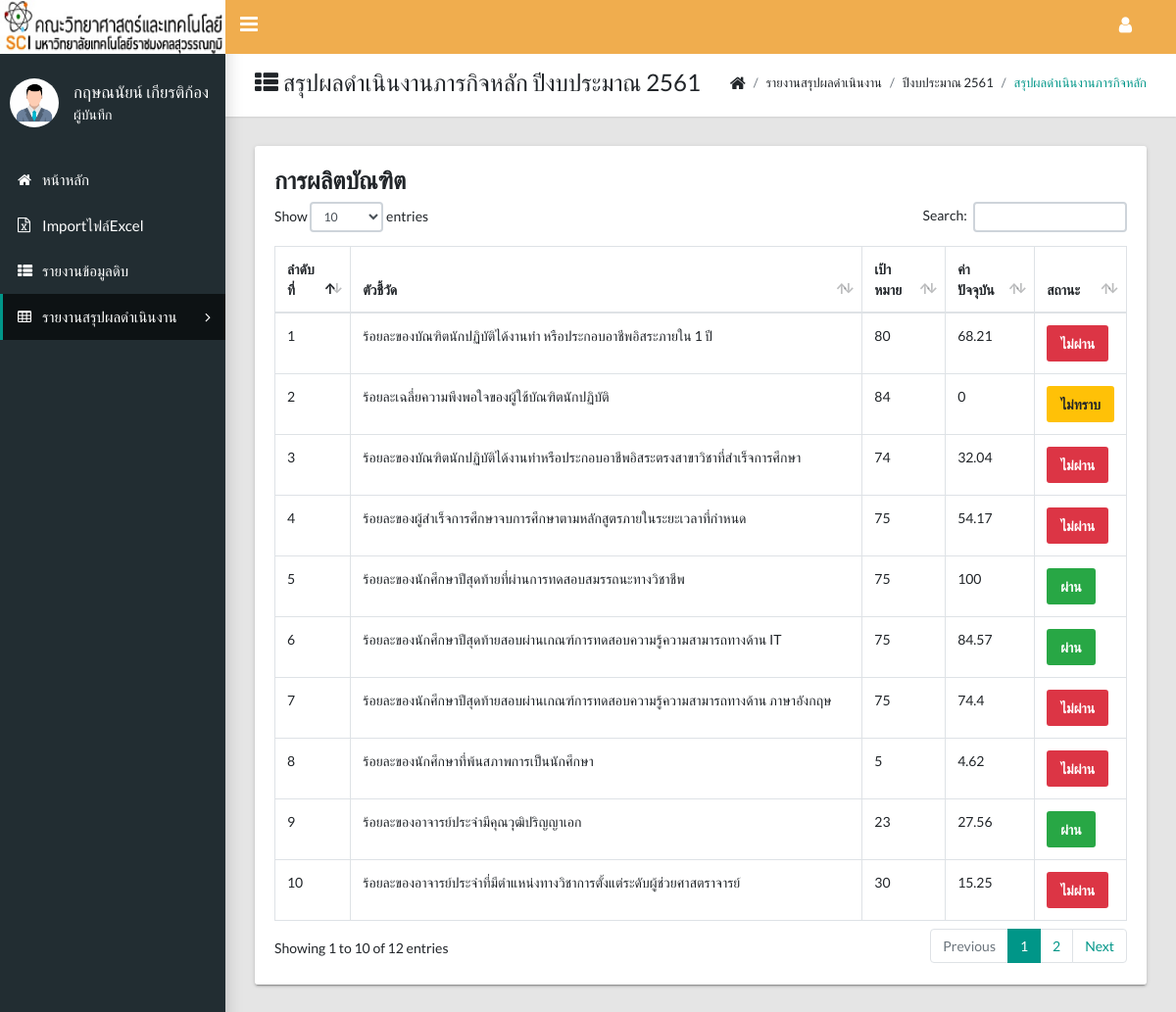
/report2561/sammary_report1_title1.php (signed in), run on the app's committed database.
### tables this page shows
CREATE TABLE `operation1` (
  `oid` int(10) NOT NULL,
  `oname` varchar(255) NOT NULL,
  `goal` float NOT NULL,
  `present` float NOT NULL,
  `past` float NOT NULL
);

### report2561/sql_report1.php (called while the page is built, shortened)
<?php
$sql_report1_title1_no1 = "SELECT oid, oname, goal, present from operation1 where oid = 1 ;";
$result_report1_title1_no1 = $conn->query($sql_report1_title1_no1);
$report1_title1_no1 = mysqli_fetch_array($result_report1_title1_no1);
$sql_report1_title1_no2 = "SELECT oid, oname, goal, present from operation1 where oid = 2 ;";
$result_report1_title1_no2 = $conn->query($sql_report1_title1_no2);
$report1_title1_no2 = mysqli_fetch_array($result_report1_title1_no2);
$sql_report1_title1_no3 = "SELECT oid, oname, goal, present from operation1 where oid = 3 ;";
$result_report1_title1_no3 = $conn->query($sql_report1_title1_no3);
$report1_title1_no3 = mysqli_fetch_array($result_report1_title1_no3);
$sql_report1_title1_no4 = "SELECT oid, oname, goal, present from operation1 where oid = 4 ;";
$result_report1_title1_no4 = $conn->query($sql_report1_title1_no4);
$report1_title1_no4 = mysqli_fetch_array($result_report1_title1_no4);
$sql_report1_title1_no5 = "SELECT oid, oname, goal, present from operation1 where oid = 5 ;";
$result_report1_title1_no5 = $conn->query($sql_report1_title1_no5);
$report1_title1_no5 = mysqli_fetch_array($result_report1_title1_no5);
$sql_report1_title1_no5_2 = "SELECT sum(cast(col13 as int)) as total, sum(cast(col15 as int)) as pass from `2561data_test_capacity` where col1 != 0;";
$result_report1_title1_no5_2 = $conn->query($sql_report1_title1_no5_2);
$report1_title1_no5_2 = mysqli_fetch_array($result_report1_title1_no5_2);
$report1_title1_no5_2 = ($report1_title1_no5_2['pass'] * 100) / $report1_title1_no5_2['total'];
$sql_report1_title1_no6 = "SELECT oid, oname, goal, present from operation1 where oid = 6 ;";
$result_report1_title1_no6 = $conn->query($sql_report1_title1_no6);
$report1_title1_no6 = mysqli_fetch_array($result_report1_title1_no6);
$sql_report1_title1_no7 = "SELECT oid, oname, goal, present from operation1 where oid = 7 ;";
$result_report1_title1_no7 = $conn->query($sql_report1_title1_no7);
$report1_title1_no7 = mysqli_fetch_array($result_report1_title1_no7);
$sql_report1_title1_no8 = "SELECT oid, oname, goal, present from operation1 where oid = 8 ;";
$result_report1_title1_no8 = $conn->query($sql_report1_title1_no8);
$report1_title1_no8 = mysqli_fetch_array($result_report1_title1_no8);
$sql_report1_title1_no9 = "SELECT oid, oname, goal, present from operation1 where oid = 9 ;";
$result_report1_title1_no9 = $conn->query($sql_report1_title1_no9);
$report1_title1_no9 = mysqli_fetch_array($result_report1_title1_no9);
$sql_report1_title1_no10 = "SELECT oid, oname, goal, present from operation1 where oid = 10 ;";
$result_report1_title1_no10 = $conn->query($sql_report1_title1_no10);
$report1_title1_no10 = mysqli_fetch_array($result_report1_title1_no10);

### report2561/sammary_report1_title1.php (the view, shortened to what this page needs)
<!DOCTYPE html>
<html lang="en">
<head>
  <link rel="stylesheet" type="text/css" href="../css/main.css">
  <link rel="stylesheet" type="text/css" href="https://maxcdn.bootstrapcdn.com/font-awesome/4.7.0/css/font-awesome.min.css">
</head>
<body class="app sidebar-mini rtl">
  <header class="app-header"><a href="../index.php"><img src="../img/p3.png" height="55" width="230"></a>
    <a class="app-sidebar__toggle" href="#" data-toggle="sidebar" aria-label="Hide Sidebar"></a>
    <ul class="app-nav">
      <?php if (isset($_SESSION['id'])) { ?>
        <li class="dropdown"><a class="app-nav__item" href="#" data-toggle="dropdown" aria-label="Open Profile Menu"><i class="fa fa-user fa-lg"></i></a>
        </li>
      <?php } else { ?>
      <?php } ?>
    </ul>
  </header>
  <aside class="app-sidebar">
    <?php if (isset($_SESSION['id'])) { ?>
      <div class="app-sidebar__user"><img class="app-sidebar__user-avatar" src="../img/p21.jpg " height="50" width="50" alt="User Image">
        <div>
          <p class="app-sidebar__user-name"><?php echo $_SESSION['name'] ?></p>
          <p class="app-sidebar__user-designation"><?php echo $_SESSION['status'] ?></p>
        </div>
      </div>
    <?php } else { ?>
    <?php } ?>
    <ul class="app-menu">
      <li><a class="app-menu__item " href="../index.php"><i class="app-menu__icon fa fa-home"></i><span class="app-menu__label">หน้าหลัก</span></a></li>
      <?php if (isset($_SESSION['id'])) { ?>
        <?php if ($_SESSION['status'] == "ผู้บันทึก") { ?>
          <li><a class="app-menu__item " href="../import_excel.php"><i class="app-menu__icon fa fa-file-excel-o"></i><span class="app-menu__label">Importไฟล์Excel</span></a></li>
        <?php } ?>
        <li><a class="app-menu__item " href="../show_data.php"><i class="app-menu__icon fa fa-th-list"></i><span class="app-menu__label">รายงานข้อมูลดิบ</span></a></li>
        <li class="treeview"><a class="app-menu__item active" href="#" data-toggle="treeview"><i class="app-menu__icon fa fa-table"></i><span class="app-menu__label">รายงานสรุปผลดำเนินงาน</span><i class="treeview-indicator fa fa-angle-right"></i></a>
        </li>
      <?php } else { ?>
        <li><a class="app-menu__item " href="login1.php"><i class="app-menu__icon fa fa-sign-in"></i><span class="app-menu__label">เข้าสู่ระบบ</span></a></li>
      <?php } ?>
    </ul>
  </aside>
  <main class="app-content">
    <div class="app-title">
      <div>
        <h1><i class="fa fa-th-list"></i> สรุปผลดำเนินงานภารกิจหลัก ปีงบประมาณ 2561</h1>
      </div>
      <ul class="app-breadcrumb breadcrumb side">
        <li class="breadcrumb-item"><i class="fa fa-home fa-lg"></i></li>
        <li class="breadcrumb-item">รายงานสรุปผลดำเนินงาน</li>
        <li class="breadcrumb-item">ปีงบประมาณ 2561</li>
        <li class="breadcrumb-item active"><a href="#">สรุปผลดำเนินงานภารกิจหลัก </a></li>
      </ul>
    </div>
    <?php
    include_once('../connect.php');
    include_once('sql_report1.php');
    ?>
    <div class="row">
      <div class="col-md-12">
        <div class="tile">
          <h3 class="tile-body">การผลิตบัณฑิต</h3>
          <table class="table table-hover table-bordered" id="sampleTable">
            <thead>
              <tr>
                <th>ลำดับที่</th>
                <th>ตัวชี้วัด</th>
                <th>เป้าหมาย</th>
                <th>ค่าปัจจุบัน</th>
                <th>สถานะ</th>
              </tr>
            </thead>
            <tbody>
              <?php
              echo "<tr>";
              echo "<td>" . $report1_title1_no1["oid"] . "</td>";
              echo "<td>" . $report1_title1_no1["oname"] . "</td>";
              echo "<td>" . $report1_title1_no1["goal"] . "</td>";
              echo "<td>" . $report1_title1_no1["present"] . "</td>";
              if ($report1_title1_no1["present"] >= $report1_title1_no1["goal"] && $report1_title1_no1["present"] != 0) {
                echo "<td><button class='btn btn-success' type='button'>ผ่าน</button></td>";
              } else if ($report1_title1_no1["present"] < $report1_title1_no1["goal"] && $report1_title1_no1["present"] != 0) {
                echo "<td><button class='btn btn-danger' type='button'>ไม่ผ่าน</button></td>";
              } else {
                echo "<td><button class='btn btn-warning' type='button'>ไม่ทราบ</button></td>";
              }
              echo "</tr>";
              echo "<tr>";
              echo "<td>" . $report1_title1_no2["oid"] . "</td>";
              echo "<td>" . $report1_title1_no2["oname"] . "</td>";
              echo "<td>" . $report1_title1_no2["goal"] . "</td>";
              echo "<td>" . $report1_title1_no2["present"] . "</td>";
              if ($report1_title1_no2["present"] >= $report1_title1_no2["goal"] && $report1_title1_no2["present"] != 0) {
                echo "<td><button class='btn btn-success' type='button'>ผ่าน</button></td>";
              } else if ($report1_title1_no2["present"] < $report1_title1_no2["goal"] && $report1_title1_no2["present"] != 0) {
                echo "<td><button class='btn btn-danger' type='button'>ไม่ผ่าน</button></td>";
              } else {
                echo "<td><button class='btn btn-warning' type='button'>ไม่ทราบ</button></td>";
              }
              echo "</tr>";
              echo "<tr>";
              echo "<td>" . $report1_title1_no3["oid"] . "</td>";
              echo "<td>" . $report1_title1_no3["oname"] . "</td>";
              echo "<td>" . $report1_title1_no3["goal"] . "</td>";
              echo "<td>" . $report1_title1_no3["present"] . "</td>";
              if ($report1_title1_no3["present"] >= $report1_title1_no3["goal"] && $report1_title1_no3["present"] != 0) {
                echo "<td><button class='btn btn-success' type='button'>ผ่าน</button></td>";
              } else if ($report1_title1_no3["present"] < $report1_title1_no3["goal"] && $report1_title1_no3["present"] != 0) {
                echo "<td><button class='btn btn-danger' type='button'>ไม่ผ่าน</button></td>";
              } else {
                echo "<td><button class='btn btn-warning' type='button'>ไม่ทราบ</button></td>";
              }
              echo "</tr>";
              echo "<tr>";
              echo "<td>" . $report1_title1_no4["oid"] . "</td>";
              echo "<td>" . $report1_title1_no4["oname"] . "</td>";
              echo "<td>" . $report1_title1_no4["goal"] . "</td>";
              echo "<td>" . $report1_title1_no4["present"] . "</td>";
              if ($report1_title1_no4["present"] >= $report1_title1_no4["goal"] && $report1_title1_no4["present"] != 0) {
                echo "<td><button class='btn btn-success' type='button'>ผ่าน</button></td>";
              } else if ($report1_title1_no4["present"] < $report1_title1_no4["goal"] && $report1_title1_no4["present"] != 0) {
                echo "<td><button class='btn btn-danger' type='button'>ไม่ผ่าน</button></td>";
              } else {
                echo "<td><button class='btn btn-warning' type='button'>ไม่ทราบ</button></td>";
              }
              echo "</tr>";
              echo "<tr>";
              echo "<td>" . $report1_title1_no5["oid"] . "</td>";
              echo "<td>" . $report1_title1_no5["oname"] . "</td>";
              echo "<td>" . $report1_title1_no5["goal"] . "</td>";
              echo "<td>" . $report1_title1_no5_2 . "</td>";
              if ($report1_title1_no5_2  >= $report1_title1_no5["goal"] && $report1_title1_no5_2  != 0) {
                echo "<td><button class='btn btn-success' type='button'>ผ่าน</button></td>";
              } else if ($report1_title1_no5_2  < $report1_title1_no5["goal"] && $report1_title1_no5_2  != 0) {
                echo "<td><button class='btn btn-danger' type='button'>ไม่ผ่าน</button></td>";
              } else {
                echo "<td><button class='btn btn-warning' type='button'>ไม่ทราบ</button></td>";
              }
              echo "</tr>";
              echo "<tr>";
              echo "<td>" . $report1_title1_no6["oid"] . "</td>";
              echo "<td>" . $report1_title1_no6["oname"] . "</td>";
              echo "<td>" . $report1_title1_no6["goal"] . "</td>";
              echo "<td>" . $report1_title1_no6["present"] . "</td>";
              if ($report1_title1_no6["present"] >= $report1_title1_no6["goal"] && $report1_title1_no6["present"] != 0) {
                echo "<td><button class='btn btn-success' type='button'>ผ่าน</button></td>";
              } else if ($report1_title1_no6["present"] < $report1_title1_no6["goal"] && $report1_title1_no6["present"] != 0) {
                echo "<td><button class='btn btn-danger' type='button'>ไม่ผ่าน</button></td>";
              } else {
                echo "<td><button class='btn btn-warning' type='button'>ไม่ทราบ</button></td>";
              }
              echo "</tr>";
              echo "<tr>";
              echo "<td>" . $report1_title1_no7["oid"] . "</td>";
              echo "<td>" . $report1_title1_no7["oname"] . "</td>";
              echo "<td>" . $report1_title1_no7["goal"] . "</td>";
              echo "<td>" . $report1_title1_no7["present"] . "</td>";
              if ($report1_title1_no7["present"] >= $report1_title1_no7["goal"] && $report1_title1_no7["present"] != 0) {
                echo "<td><button class='btn btn-success' type='button'>ผ่าน</button></td>";
              } else if ($report1_title1_no7["present"] < $report1_title1_no7["goal"] && $report1_title1_no7["present"] != 0) {
                echo "<td><button class='btn btn-danger' type='button'>ไม่ผ่าน</button></td>";
              } else {
                echo "<td><button class='btn btn-warning' type='button'>ไม่ทราบ</button></td>";
              }
              echo "</tr>";
              echo "<tr>";
              echo "<td>" . $report1_title1_no8["oid"] . "</td>";
              echo "<td>" . $report1_title1_no8["oname"] . "</td>";
              echo "<td>" . $report1_title1_no8["goal"] . "</td>";
              echo "<td>" . $report1_title1_no8["present"] . "</td>";
              if ($report1_title1_no8["present"] >= $report1_title1_no8["goal"] && $report1_title1_no8["present"] != 0) {
                echo "<td><button class='btn btn-success' type='button'>ผ่าน</button></td>";
              } else if ($report1_title1_no8["present"] < $report1_title1_no8["goal"] && $report1_title1_no8["present"] != 0) {
                echo "<td><button class='btn btn-danger' type='button'>ไม่ผ่าน</button></td>";
              } else {
                echo "<td><button class='btn btn-warning' type='button'>ไม่ทราบ</button></td>";
              }
              echo "</tr>";
              echo "<tr>";
              echo "<td>" . $report1_title1_no9["oid"] . "</td>";
              echo "<td>" . $report1_title1_no9["oname"] . "</td>";
              echo "<td>" . $report1_title1_no9["goal"] . "</td>";
              echo "<td>" . $report1_title1_no9["present"] . "</td>";
              if ($report1_title1_no9["present"] >= $report1_title1_no9["goal"] && $report1_title1_no9["present"] != 0) {
                echo "<td><button class='btn btn-success' type='button'>ผ่าน</button></td>";
              } else if ($report1_title1_no9["present"] < $report1_title1_no9["goal"] && $report1_title1_no9["present"] != 0) {
                echo "<td><button class='btn btn-danger' type='button'>ไม่ผ่าน</button></td>";
              } else {
                echo "<td><button class='btn btn-warning' type='button'>ไม่ทราบ</button></td>";
              }
              echo "</tr>";
              echo "<tr>";
              echo "<td>" . $report1_title1_no10["oid"] . "</td>";
              echo "<td>" . $report1_title1_no10["oname"] . "</td>";
              echo "<td>" . $report1_title1_no10["goal"] . "</td>";
              echo "<td>" . $report1_title1_no10["present"] . "</td>";
              if ($report1_title1_no10["present"] >= $report1_title1_no10["goal"] && $report1_title1_no10["present"] != 0) {
                echo "<td><button class='btn btn-success' type='button'>ผ่าน</button></td>";
              } else if ($report1_title1_no10["present"] < $report1_title1_no10["goal"] && $report1_title1_no10["present"] != 0) {
                echo "<td><button class='btn btn-danger' type='button'>ไม่ผ่าน</button></td>";
              } else {
                echo "<td><button class='btn btn-warning' type='button'>ไม่ทราบ</button></td>";
              }
              echo "</tr>";
              ?>
            </tbody>
          </table>
        </div>
      </div>
    </div>
</body>
</html>

### data on the page
operation1: oid "1", oname "ร้อยละของบัณฑิตนักปฏิบัติได้งานทำ หรือประกอบอาชีพอิสระภายใน 1 ปี", goal "80", present "68.21"
operation1: oid "2", oname "ร้อยละเฉลี่ยความพึงพอใจของผู้ใช้บัณฑิตนักปฏิบัติ", goal "84", present "0"
operation1: oid "3", oname "ร้อยละของบัณฑิตนักปฏิบัติได้งานทำหรือประกอบอาชีพอิสระตรงสาขาวิชาที่สำเร็จการศึกษา", goal "74", present "32.04"
operation1: oid "4", oname "ร้อยละของผู้สำเร็จการศึกษาจบการศึกษาตามหลักสูตรภายในระยะเวลาที่กำหนด", goal "75", present "54.17"
operation1: oid "5", oname "ร้อยละของนักศึกษาปีสุดท้ายที่ผ่านการทดสอบสมรรถนะทางวิชาชีพ", goal "75"
operation1: oid "6", oname "ร้อยละของนักศึกษาปีสุดท้ายสอบผ่านเกณฑ์การทดสอบความรู้ความสามารถทางด้าน IT", goal "75", present "84.57"
operation1: oid "7", oname "ร้อยละของนักศึกษาปีสุดท้ายสอบผ่านเกณฑ์การทดสอบความรู้ความสามารถทางด้าน ภาษาอังกฤษ", goal "75", present "74.4"
operation1: oid "8", oname "ร้อยละของนักศึกษาที่พ้นสภาพการเป็นนักศึกษา", goal "5", present "4.62"
operation1: oid "9", oname "ร้อยละของอาจารย์ประจำมีคุณวุฒิปริญญาเอก", goal "23", present "27.56"
operation1: oid "10", oname "ร้อยละของอาจารย์ประจำที่มีตำแหน่งทางวิชาการตั้งแต่ระดับผู้ช่วยศาสตราจารย์", goal "30", present "15.25"

### other printed values
$_SESSION['name'] "กฤษณนัยน์ เกียรติก้อง"
$_SESSION['status'] "ผู้บันทึก"
$report1_title1_no5_2 "100"
